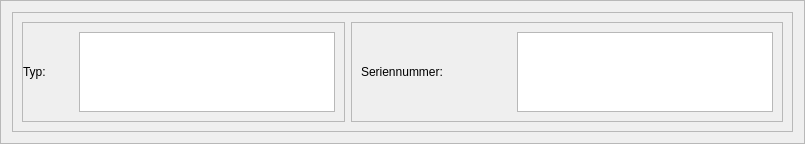
                          <widget class="QFrame" name="frame_26">
                           <property name="sizePolicy">
                            <sizepolicy hsizetype="MinimumExpanding" vsizetype="MinimumExpanding">
                             <horstretch>0</horstretch>
                             <verstretch>0</verstretch>
                            </sizepolicy>
                           </property>
                           <property name="frameShape">
                            <enum>QFrame::StyledPanel</enum>
                           </property>
                           <property name="frameShadow">
                            <enum>QFrame::Raised</enum>
                           </property>
                           <layout class="QVBoxLayout" name="verticalLayout_12">
                            <item>
                             <widget class="QFrame" name="frame_25">
                              <property name="sizePolicy">
                               <sizepolicy hsizetype="MinimumExpanding" vsizetype="MinimumExpanding">
                                <horstretch>0</horstretch>
                                <verstretch>0</verstretch>
                               </sizepolicy>
                              </property>
                              <property name="maximumSize">
                               <size>
                                <width>16777215</width>
                                <height>16777215</height>
                               </size>
                              </property>
                              <property name="frameShape">
                               <enum>QFrame::StyledPanel</enum>
                              </property>
                              <property name="frameShadow">
                               <enum>QFrame::Raised</enum>
                              </property>
                              <layout class="QHBoxLayout" name="horizontalLayout_18">
                               <item>
                                <widget class="QFrame" name="frame_36">
                                 <property name="sizePolicy">
                                  <sizepolicy hsizetype="MinimumExpanding" vsizetype="MinimumExpanding">
                                   <horstretch>0</horstretch>
                                   <verstretch>0</verstretch>
                                  </sizepolicy>
                                 </property>
                                 <property name="frameShape">
                                  <enum>QFrame::StyledPanel</enum>
                                 </property>
                                 <property name="frameShadow">
                                  <enum>QFrame::Raised</enum>
                                 </property>
                                 <layout class="QHBoxLayout" name="horizontalLayout_19">
                                  <property name="leftMargin">
                                   <number>0</number>
                                  </property>
                                  <item alignment="Qt::AlignLeft|Qt::AlignVCenter">
                                   <widget class="QLabel" name="charging_point_type_label">
                                    <property name="sizePolicy">
                                     <sizepolicy hsizetype="MinimumExpanding" vsizetype="MinimumExpanding">
                                      <horstretch>0</horstretch>
                                      <verstretch>0</verstretch>
                                     </sizepolicy>
                                    </property>
                                    <property name="minimumSize">
                                     <size>
                                      <width>50</width>
                                      <height>60</height>
                                     </size>
                                    </property>
                                    <property name="maximumSize">
                                     <size>
                                      <width>100</width>
                                      <height>80</height>
                                     </size>
                                    </property>
                                    <property name="text">
                                     <string>Typ:</string>
                                    </property>
                                   </widget>
                                  </item>
                                  <item alignment="Qt::AlignLeft|Qt::AlignVCenter">
                                   <widget class="QPlainTextEdit" name="charging_point_type_text">
                                    <property name="sizePolicy">
                                     <sizepolicy hsizetype="MinimumExpanding" vsizetype="MinimumExpanding">
                                      <horstretch>0</horstretch>
                                      <verstretch>0</verstretch>
                                     </sizepolicy>
                                    </property>
                                    <property name="minimumSize">
                                     <size>
                                      <width>150</width>
                                      <height>60</height>
                                     </size>
                                    </property>
                                    <property name="maximumSize">
                                     <size>
                                      <width>300</width>
                                      <height>80</height>
                                     </size>
                                    </property>
                                   </widget>
                                  </item>
                                 </layout>
                                </widget>
                               </item>
                               <item>
                                <widget class="QFrame" name="frame_37">
                                 <property name="frameShape">
                                  <enum>QFrame::StyledPanel</enum>
                                 </property>
                                 <property name="frameShadow">
                                  <enum>QFrame::Raised</enum>
                                 </property>
                                 <layout class="QHBoxLayout" name="horizontalLayout_2">
                                  <property name="sizeConstraint">
                                   <enum>QLayout::SetDefaultConstraint</enum>
                                  </property>
                                  <item alignment="Qt::AlignLeft">
                                   <widget class="QLabel" name="charging_point_SN_label">
                                    <property name="sizePolicy">
                                     <sizepolicy hsizetype="MinimumExpanding" vsizetype="MinimumExpanding">
                                      <horstretch>0</horstretch>
                                      <verstretch>0</verstretch>
                                     </sizepolicy>
                                    </property>
                                    <property name="minimumSize">
                                     <size>
                                      <width>150</width>
                                      <height>60</height>
                                     </size>
                                    </property>
                                    <property name="maximumSize">
                                     <size>
                                      <width>300</width>
                                      <height>80</height>
                                     </size>
                                    </property>
                                    <property name="text">
                                     <string>Seriennummer:</string>
                                    </property>
                                   </widget>
                                  </item>
                                  <item alignment="Qt::AlignVCenter">
                                   <widget class="QTextEdit" name="charging_point_SN_text">
                                    <property name="sizePolicy">
                                     <sizepolicy hsizetype="Maximum" vsizetype="Maximum">
                                      <horstretch>0</horstretch>
                                      <verstretch>0</verstretch>
                                     </sizepolicy>
                                    </property>
                                    <property name="minimumSize">
                                     <size>
                                      <width>150</width>
                                      <height>60</height>
                                     </size>
                                    </property>
                                    <property name="maximumSize">
                                     <size>
                                      <width>300</width>
                                      <height>80</height>
                                     </size>
                                    </property>
                                   </widget>
                                  </item>
                                 </layout>
                                </widget>
                               </item>
                              </layout>
                             </widget>
                            </item>
                           </layout>
                          </widget>
